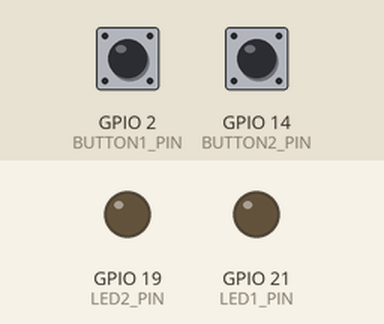
This sketch was run on a simulated ESP32. On the bench: output pins drawn as LEDs (lit = HIGH). Dashed ring = blinking. The inputs (shaded band) are chosen by the test bench; at power-on: GPIO 2 (BUTTON1_PIN) HIGH, GPIO 14 (BUTTON2_PIN) HIGH.

Above: at 1.2 s.
1.3 s: GPIO 2 (BUTTON1_PIN) pulled LOW for 0.15 s
At 2.05 s:
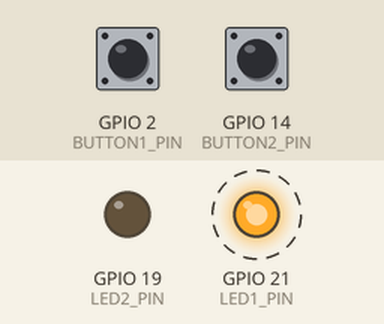
4.4 s: GPIO 14 (BUTTON2_PIN) pulled LOW for 0.15 s
7.5 s: GPIO 14 (BUTTON2_PIN) pulled LOW for 1 s
At 7.5 s:
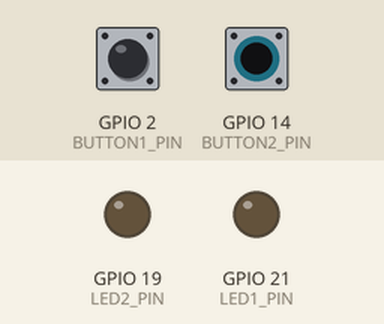
10.0 s: GPIO 14 (BUTTON2_PIN) pulled LOW for 3.2 s
At 10.75 s:
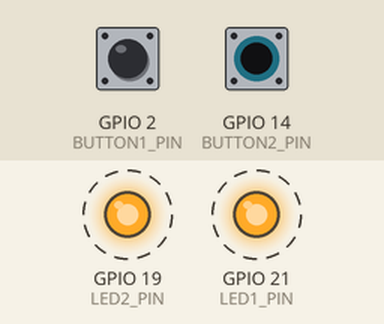
Timing chart, 0 to 15.7 s (numbered marks = the images above; inputs shaded):
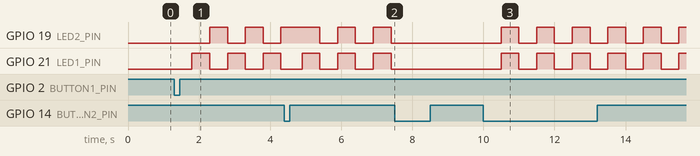

The sketch:

sketch.ino
```cpp
// ESP32 - Struct-based button to LED mode switching

#define BUTTON1_PIN 2
#define BUTTON2_PIN 14
#define LED1_PIN 21
#define LED2_PIN 19

// Timing
const unsigned long interval = 500; // ms
unsigned long lastActionTime = 0;
bool ledState = false;

// Mode definitions
enum Mode {
    MODE_NONE,
    MODE_TOGGLE_ALTERNATE,
    MODE_BLINK_TOGETHER
};

Mode currentMode = MODE_NONE;

// Struct for button-mode mapping
typedef struct {
    uint8_t buttonPin;
    Mode mappedMode;
} ButtonMap;

// Button-to-mode map
ButtonMap buttonMap[] = {
    {BUTTON1_PIN, MODE_TOGGLE_ALTERNATE},
    {BUTTON2_PIN, MODE_BLINK_TOGETHER}
};

#define NUM_BUTTONS (sizeof(buttonMap) / sizeof(ButtonMap))

// Store last button states
bool lastButtonState[NUM_BUTTONS];

// Setup
void setup() {
    // LEDs
    pinMode(LED1_PIN, OUTPUT);
    pinMode(LED2_PIN, OUTPUT);

    // Buttons
    for (int i = 0; i < NUM_BUTTONS; i++) {
        pinMode(buttonMap[i].buttonPin, INPUT_PULLUP);
        lastButtonState[i] = HIGH; // default unpressed
    }

    digitalWrite(LED1_PIN, LOW);
    digitalWrite(LED2_PIN, LOW);
}

// Main loop
void loop() {
    checkButtons();
    runCurrentMode();
}

// Handle button presses via struct
void checkButtons() {
    for (int i = 0; i < NUM_BUTTONS; i++) {
        bool currentState = digitalRead(buttonMap[i].buttonPin);

        if (lastButtonState[i] == HIGH && currentState == LOW) {
            // Button just pressed
            if (currentMode == buttonMap[i].mappedMode) {
                currentMode = MODE_NONE;  // Toggle OFF
                digitalWrite(LED1_PIN, LOW);
                digitalWrite(LED2_PIN, LOW);
            } else {
                currentMode = buttonMap[i].mappedMode;  // Activate mode
                ledState = false;
                lastActionTime = millis();
            }
        }

        lastButtonState[i] = currentState;
    }
}

// Run LED behavior based on current mode
void runCurrentMode() {
    if (currentMode == MODE_NONE)
        return;

    if (millis() - lastActionTime >= interval) {
        lastActionTime = millis();
        ledState = !ledState;

        if (currentMode == MODE_TOGGLE_ALTERNATE) {
            digitalWrite(LED1_PIN, ledState ? HIGH : LOW);
            digitalWrite(LED2_PIN, ledState ? LOW : HIGH);
        } else if (currentMode == MODE_BLINK_TOGETHER) {
            digitalWrite(LED1_PIN, ledState ? HIGH : LOW);
            digitalWrite(LED2_PIN, ledState ? HIGH : LOW);
        }
    }
}
```

Measured:
- after the input at 1.3 s, GPIO 19 (LED2_PIN): alternates HIGH for 0.50 s and LOW for 0.50 s, starting after 1.0 s; GPIO 21 (LED1_PIN): alternates HIGH for 0.50 s and LOW for 0.50 s, starting after 0.50 s
- after the input at 7.5 s, GPIO 19 (LED2_PIN), GPIO 21 (LED1_PIN): stops changing and stays LOW
- after the input at 10.0 s, GPIO 19 (LED2_PIN), GPIO 21 (LED1_PIN): alternates HIGH for 0.50 s and LOW for 0.50 s, starting after 0.50 s
